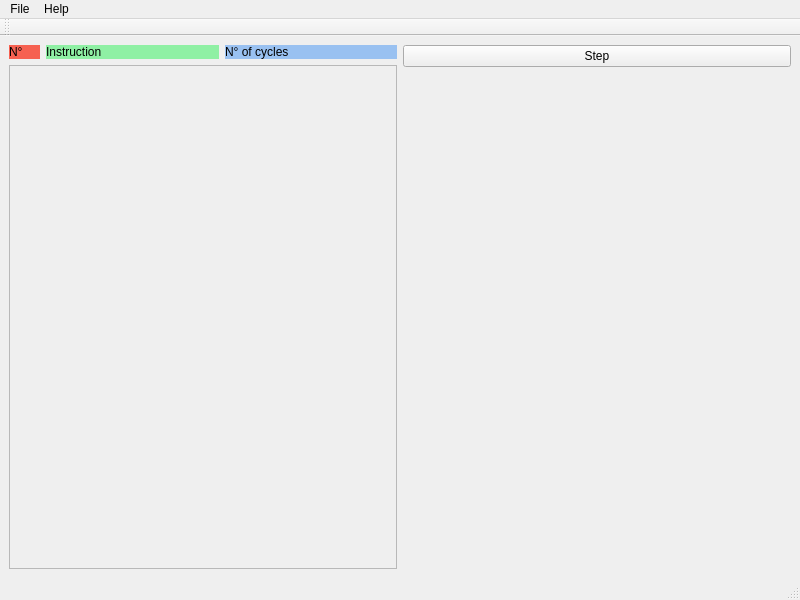
<?xml version="1.0" encoding="UTF-8"?>
<ui version="4.0">
 <class>MainWindow</class>
 <widget class="QMainWindow" name="MainWindow">
  <property name="geometry">
   <rect>
    <x>0</x>
    <y>0</y>
    <width>800</width>
    <height>600</height>
   </rect>
  </property>
  <property name="windowTitle">
   <string>MainWindow</string>
  </property>
  <widget class="QWidget" name="centralwidget">
   <layout class="QHBoxLayout" name="horizontalLayout">
    <item>
     <layout class="QVBoxLayout" name="verticalLayout">
      <item>
       <layout class="QHBoxLayout" name="horizontalLayout_2">
        <item>
         <widget class="QLabel" name="instructionNumber">
          <property name="sizePolicy">
           <sizepolicy hsizetype="Fixed" vsizetype="Preferred">
            <horstretch>50</horstretch>
            <verstretch>0</verstretch>
           </sizepolicy>
          </property>
          <property name="styleSheet">
           <string notr="true">background-color: rgb(246, 97, 81);
color: rgb(0, 0, 0);</string>
          </property>
          <property name="text">
           <string>N°     </string>
          </property>
         </widget>
        </item>
        <item>
         <widget class="QLabel" name="instructionName">
          <property name="sizePolicy">
           <sizepolicy hsizetype="Preferred" vsizetype="Preferred">
            <horstretch>0</horstretch>
            <verstretch>0</verstretch>
           </sizepolicy>
          </property>
          <property name="styleSheet">
           <string notr="true">background-color: rgb(143, 240, 164);
color: rgb(0, 0, 0);</string>
          </property>
          <property name="text">
           <string>Instruction</string>
          </property>
         </widget>
        </item>
        <item>
         <widget class="QLabel" name="instructionCycles">
          <property name="styleSheet">
           <string notr="true">background-color: rgb(153, 193, 241);
color: rgb(0, 0, 0);</string>
          </property>
          <property name="text">
           <string>N° of cycles</string>
          </property>
         </widget>
        </item>
       </layout>
      </item>
      <item>
       <widget class="InstructionsScroll" name="instructionsScroll">
        <property name="sizePolicy">
         <sizepolicy hsizetype="Minimum" vsizetype="Expanding">
          <horstretch>0</horstretch>
          <verstretch>0</verstretch>
         </sizepolicy>
        </property>
        <property name="widgetResizable">
         <bool>true</bool>
        </property>
        <widget class="QWidget" name="scrollContents">
         <property name="geometry">
          <rect>
           <x>0</x>
           <y>0</y>
           <width>384</width>
           <height>489</height>
          </rect>
         </property>
        </widget>
       </widget>
      </item>
     </layout>
    </item>
    <item>
     <layout class="QVBoxLayout" name="mainLayout">
      <property name="sizeConstraint">
       <enum>QLayout::SetDefaultConstraint</enum>
      </property>
      <item>
       <widget class="QPushButton" name="stepButton">
        <property name="text">
         <string>Step</string>
        </property>
       </widget>
      </item>
      <item>
       <widget class="InstructionsList" name="instructionsList" native="true"/>
      </item>
     </layout>
    </item>
   </layout>
  </widget>
  <widget class="QStatusBar" name="statusbar"/>
  <widget class="QToolBar" name="toolBar">
   <property name="windowTitle">
    <string>toolBar</string>
   </property>
   <attribute name="toolBarArea">
    <enum>TopToolBarArea</enum>
   </attribute>
   <attribute name="toolBarBreak">
    <bool>false</bool>
   </attribute>
  </widget>
  <widget class="QMenuBar" name="menubar">
   <property name="geometry">
    <rect>
     <x>0</x>
     <y>0</y>
     <width>800</width>
     <height>23</height>
    </rect>
   </property>
   <widget class="QMenu" name="menuFile">
    <property name="title">
     <string>File</string>
    </property>
    <addaction name="openFile"/>
    <addaction name="exitApp"/>
   </widget>
   <widget class="QMenu" name="menuHelp">
    <property name="title">
     <string>Help</string>
    </property>
   </widget>
   <addaction name="menuFile"/>
   <addaction name="menuHelp"/>
  </widget>
  <action name="openFile">
   <property name="text">
    <string>Open</string>
   </property>
  </action>
  <action name="exitApp">
   <property name="text">
    <string>Exit</string>
   </property>
  </action>
 </widget>
 <customwidgets>
  <customwidget>
   <class>InstructionsList</class>
   <extends>QWidget</extends>
   <header>widgets/instructions_list.h</header>
   <container>1</container>
  </customwidget>
  <customwidget>
   <class>InstructionsScroll</class>
   <extends>QScrollArea</extends>
   <header>widgets/instructions_scroll.h</header>
   <container>1</container>
   <slots>
    <slot>add_instructions(QString)</slot>
    <slot>tomasulu_step()</slot>
   </slots>
  </customwidget>
 </customwidgets>
 <resources/>
 <connections>
  <connection>
   <sender>exitApp</sender>
   <signal>triggered()</signal>
   <receiver>MainWindow</receiver>
   <slot>close()</slot>
   <hints>
    <hint type="sourcelabel">
     <x>-1</x>
     <y>-1</y>
    </hint>
    <hint type="destinationlabel">
     <x>399</x>
     <y>299</y>
    </hint>
   </hints>
  </connection>
  <connection>
   <sender>openFile</sender>
   <signal>triggered()</signal>
   <receiver>MainWindow</receiver>
   <slot>load_instructions_from_system()</slot>
   <hints>
    <hint type="sourcelabel">
     <x>-1</x>
     <y>-1</y>
    </hint>
    <hint type="destinationlabel">
     <x>399</x>
     <y>299</y>
    </hint>
   </hints>
  </connection>
  <connection>
   <sender>MainWindow</sender>
   <signal>instructions_loaded(QString)</signal>
   <receiver>instructionsScroll</receiver>
   <slot>add_instructions(QString)</slot>
   <hints>
    <hint type="sourcelabel">
     <x>399</x>
     <y>299</y>
    </hint>
    <hint type="destinationlabel">
     <x>202</x>
     <y>308</y>
    </hint>
   </hints>
  </connection>
 </connections>
 <slots>
  <signal>instructions_loaded(QString)</signal>
  <slot>load_instructions_from_system()</slot>
 </slots>
</ui>
